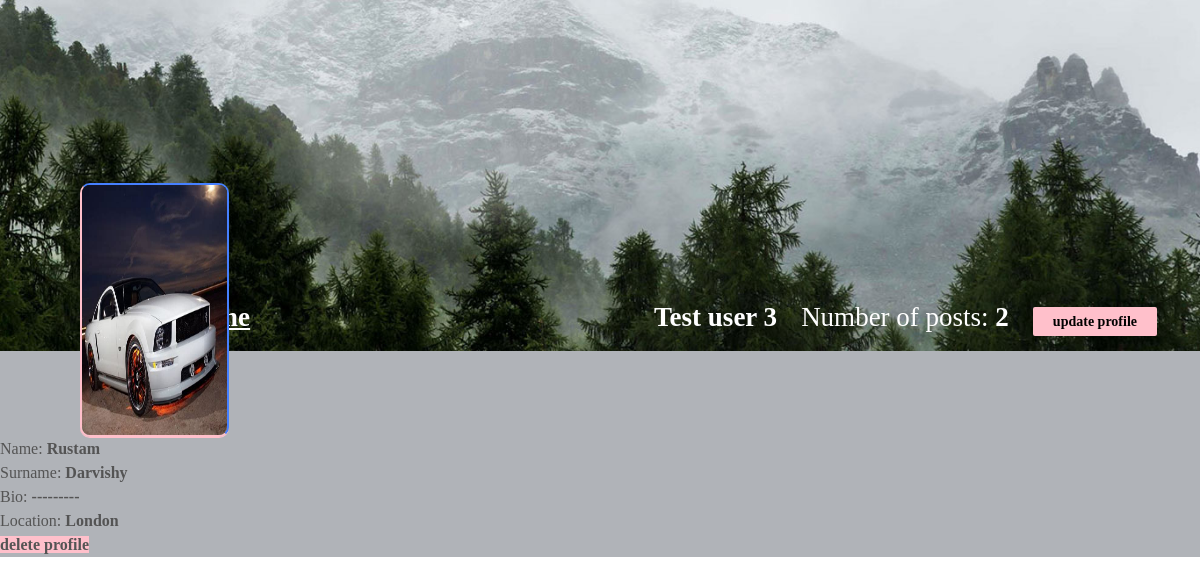
Screenshot of /profile/?user_pk=11 (signed in) with the database file from the repository.
### mainapp/models.py (models this page shows, shortened)
class Profile(models.Model):
    firstname = models.CharField(max_length=255)
    lastname = models.CharField(max_length=255)
    profile_picture = models.ImageField(upload_to='images',
                                        validators=[validate_file_size],
                                        null=True, blank=True)
    location = models.CharField(
        max_length=255, default='-', null=True, blank=True)
    bio = models.CharField(max_length=255, default='-', null=True, blank=True)
    user = models.ForeignKey(user, on_delete=models.CASCADE)

### mainapp/views.py (the view)
# urls.py: path('profile/', profile, name='another_profile'),
@login_required(login_url='/login/')
def profile(request):
    pk = request.GET.get('user_pk')
    user = User.objects.get(pk=pk)
    user_profile = Profile.objects.filter(user=user).first()
    post_number = Post.objects.filter(author=pk).count()
    context = {
        'user': user,
        'user_profile': user_profile,
        'post_number': post_number
    }
    if user == request.user:
        context["profile"] = Profile.objects.get(user=request.user)
        context["number_of_posts"] = Post.objects.filter(
            author=request.user).count()
        return render(request, 'profile.html', context)
    else:
        return render(request, 'another_profile.html', context)

### templates/profile.html (shortened to what this page needs)
{% load static %}
<!DOCTYPE html>
<html lang="en">
  <head>
    <link rel="stylesheet" href="{% static 'css/main.min.css' %}" />
    <link rel="stylesheet" href="{% static 'css/style.css' %}" />
    <link rel="stylesheet" href="{% static 'css/color.css' %}" />
    <link rel="stylesheet" href="{% static 'css/responsive.css' %}" />
  </head>
  <body>
    <section>
      <div class="feature-photo">
        <figure>
          <img src="{% static 'images/profile-background.jpg' %}" alt="" />
        </figure>
         <form>
          <div class="add-btn">
            <span style="color: white; font-size: 27px; margin-right: 400px"
              ><b
                ><u><a href="/main/">Home</a></u></b
              ></span
            >
            <span style="color: white; font-size: 27px"><b>{{user.username}}</b></span>
            <span style="color: white; font-size: 27px"
              >Number of posts:  <b>{{number_of_posts}}</b></span>
            <a href="/update_profile/" style="background-color: #ffc0cb; border: #ffc0cb">
                <b>update profile</b>
            </a>
          </div>
        </form enctype="multipart/form-data">
        <div class="container-fluid">
          <div class="row merged">
            <div class="col-lg-2 col-sm-3">
              <div class="user-avatar">
                <figure>
                  {% if profile.profile_picture %}
                  <img
                    src="{{profile.profile_picture.url}}"
                    style="height: 250px; width: 100%"
                    alt="">
                  {% else %}
                  <img
                    src="{% static 'images/blank-profile-picture.png' %}"
                    style="height: 250px; width: 100%"
                    alt="">
                  {% endif %}
                </figure>
              </div>
            </div>
            <div class="col-lg-10 col-sm-9">
              <div class="timeline-info">
                <ul>
                  <li class="admin-name">
                  </li>
                </ul>
              </div>
            </div>
          </div>
        </div>
      </div>
    </section>
    <div>
    <span class="block capitalize font-semibold">Name:   <b>{{profile.firstname}}</b></span>
    </div>
    <div>
    <span class="block capitalize font-semibold">Surname:   <b>{{profile.lastname}}</b></span>
    </div>
    <div>
    <span class="block capitalize font-semibold">Bio:   <b>{{profile.bio}}</b></span>
    </div>
    <div>
    <span class="block capitalize font-semibold">Location:   <b>{{profile.location}}</b></span>
    </div>
    <div>
    <a href="/delete_profile/" style="background-color: #ffc0cb; border: #ffc0cb"><b>delete profile</b></a>
    </div>
  </body>
</html>

### static/css/color.css (style rules this page uses)
#nprogress .bar, .timeline-info > ul li a::before, .add-btn > a, .activitiez > li::before, form button, .colla-apps > li a:hover, a.underline:before, .setting-row input:checked + label, .user-avatar:hover .edit-phto, .error-meta > a, .color-bg, .add-butn, .nav.nav-tabs.likes-btn > li a.active, a.dislike-btn, .drop > a:hover, .btn-view.btn-load-more:hover, .accordion .card h5 button[aria-expanded="true"], .chat-head, .f-page > figure em, .inbox-panel-head > ul > li > a, .nav-tabs--left .nav-link.active, .nav-tabs--left .nav-link.active:hover, footer .widget-title h4::before, #topcontrol, .sidebar .widget-title::before, .f-title::before, .g-post-classic > figure > i::after, .purify > a, .help-list > a:hover, .open-position::before, .info > a, .category-box:hover, .category-box.selected, a.main-btn, .section-heading::before, .getquot-baner, .more-branches > h4::before, .is-helpful > a, .cart-optionz > li > a:hover, .paginationz > li a:hover, .paginationz > li a.active, .shopping-cart, a.btn2:hover, .form-submit > input[type="submit"], button.submit-checkout, .delete-cart:hover, .proceed .button, .amount-area .update-cart, a.addnewforum, .apply-bttons > a { background: orange; }

### static/css/responsive.css (style rules this page uses)
@media screen and (max-width: 1281px) and (min-width: 1024px) { .timeline-info { line-height: 51px; } }
@media screen and (max-width: 1281px) and (min-width: 1024px) { .user-avatar { width: 80.2% } }

### rows the page displays
Profile: profile_picture (picture), firstname "Rustam", lastname "Darvishy", bio "---------", location "London"

### other values shown
{{ user.username }} "Test user 3"
{{ number_of_posts }} "2"
